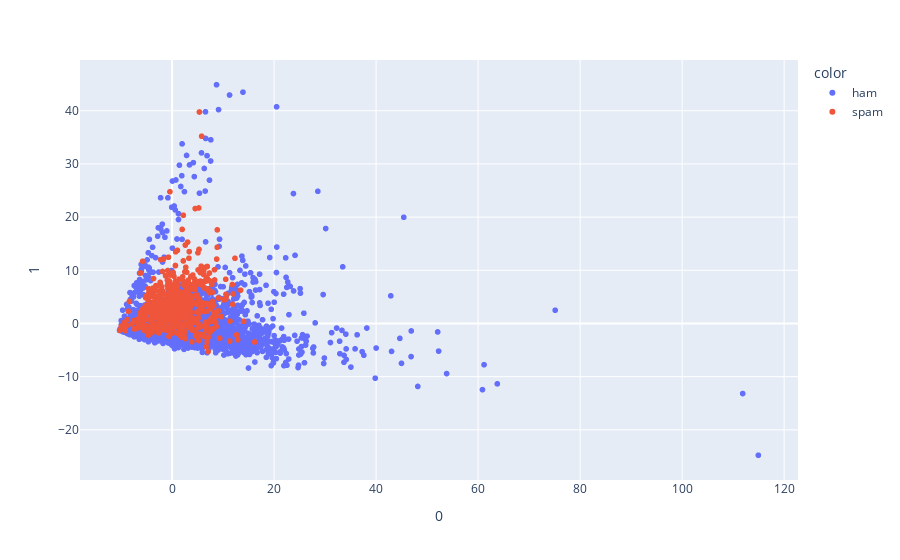

Notebook code for this chart:
### Markdown cell above
### 5.3.b) Visualizing the PCA

### Code cell
pca2 = PCA(n_components=2)

principalComponents2 = pca2.fit_transform(word2vec.drop('Labels',axis=1))
fig = px.scatter(principalComponents2, x=0, y=1,color = TF["Labels"])
fig.show()

### Figure 1 — Plotly figure (JSON) as saved in the notebook; plotly's stock layout.template omitted (floating-point values rounded to 4 significant figures; data arrays with more than 128 entries replaced by an {"elided": "..."} marker saying what was removed)
{"data": [{"hovertemplate": "color=ham<br>0=%{x}<br>1=%{y}<extra></extra>", "legendgroup": "ham", "marker": {"color": "#636efa", "symbol": "circle"}, "mode": "markers", "name": "ham", "showlegend": true, "type": "scattergl", "x": {"elided": "4518 float values"}, "xaxis": "x", "y": {"elided": "4518 float values"}, "yaxis": "y"}, {"hovertemplate": "color=spam<br>0=%{x}<br>1=%{y}<extra></extra>", "legendgroup": "spam", "marker": {"color": "#EF553B", "symbol": "circle"}, "mode": "markers", "name": "spam", "showlegend": true, "type": "scattergl", "x": {"elided": "653 float values"}, "xaxis": "x", "y": {"elided": "653 float values"}, "yaxis": "y"}], "layout": {"legend": {"title": {"text": "color"}, "tracegroupgap": 0}, "margin": {"t": 60}, "xaxis": {"anchor": "y", "domain": [0, 1], "title": {"text": "0"}}, "yaxis": {"anchor": "x", "domain": [0, 1], "title": {"text": "1"}}}}
